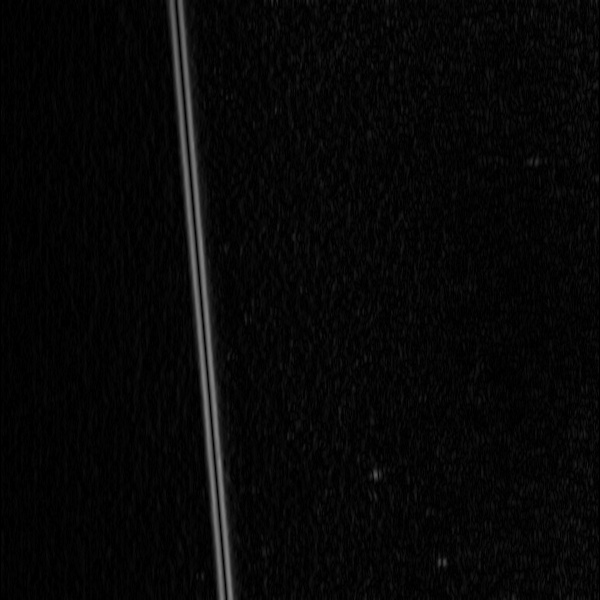
#> input picture python/XiaCiJianCe/3_sobel(x).jpg, 600 x 600 px, given as the content of the folder D:/github/Data/Paint/keli/, which was not available
$ python keli.py   (older library calls are emulated)
#> lines starting #> are read from the running program, lines starting #| are printed output that depends on the picture; after the words box and inside, x2 and y2 are one past the last pixel; in counts of white or black regions, pixels touching at a corner belong together; pictures that were not available may be replaced by others from this repository, and a replacement may not be noted
#> in main, img is the input picture: shape (600, 600, 3); min 0, max 137, mean 7.2
import cv2 as cv
import numpy as np
import os


def myFindContours(imgOriginal,binary):
    img=imgOriginal.copy()
    image,cnts, hierarchy = cv.findContours(binary, cv.RETR_TREE, cv.CHAIN_APPROX_SIMPLE)

    tmp = imgOriginal.copy()
    for cnt in cnts:
        x_max=max(cnt[:,0,0]);
        x_min=min(cnt[:,0,0]);
        y_max=max(cnt[:,0,1]);
        y_min=min(cnt[:,0,1]);

        cv.rectangle(tmp, (max(0, x_min - 10), max(0, y_min - 10)),(min(img.shape[0], x_max + 10), min(img.shape[1], y_max + 10)), (0, 0, 255), 1)
        # cv.rectangle(img,,(0,0,255),1)
        cv.imwrite("9_all_cnts.jpg", tmp)

    for cnt in cnts:
        if len(cnt)<=100 and len(cnt)>=0:

            x_max=max(cnt[:,0,0]);
            x_min=min(cnt[:,0,0]);
            y_max=max(cnt[:,0,1]);
            y_min=min(cnt[:,0,1]);
            if (x_max - x_min)*(y_max-y_min)>3200:
                continue
            print((x_max - x_min)*(y_max-y_min))

            cv.rectangle(img, (max(0, x_min - 10), max(0, y_min - 10)),(min(img.shape[0], x_max + 10), min(img.shape[1], y_max + 10)), (0, 0, 255), 1)
            # cv.rectangle(img,,(0,0,255),1)
        cv.imwrite("10_result.jpg", img)
        cv.imshow("img", np.hstack((imgOriginal, img)))
    # waitKey(0)

def mySobel(imgOriginal):
    img=cv.cvtColor(imgOriginal, cv.COLOR_BGR2GRAY);
#> img: shape (600, 600)
    # cv.imwrite("COLOR_BGR2GRAY.jpg", img)
    x=cv.Sobel(img,cv.CV_16S,1,0);
    y=cv.Sobel(img,cv.CV_16S,0,1);
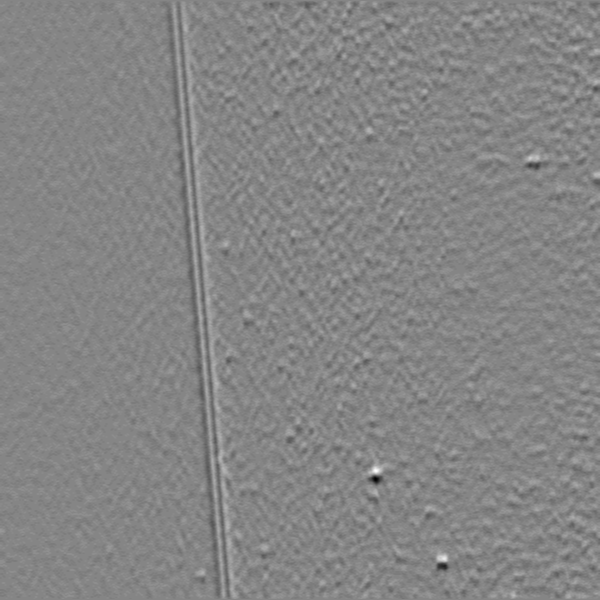
#> y: shape (600, 600) int16; min -58, max 53, mean 0; drawn with min black and max white
    absX = cv.convertScaleAbs(x)
    cv.imwrite("3_sobel(x).jpg", absX)
    absY = cv.convertScaleAbs(y)
    cv.imwrite("4_sobel(y).jpg", absY)
    dst = cv.addWeighted(absX, 1, absY, 1, 0)
    cv.imwrite("5_sobel(x)+sobel(y).jpg", dst)


    ret, binary = cv.threshold(dst, 47, 255, cv.THRESH_BINARY)
#> binary: shape (600, 600); 3.2% white; 10 white regions (6 under 20 px), largest, box (x1, y1, x2, y2) and area: (165, 0, 237, 600) 11189, (370, 467, 381, 483) 130, (442, 556, 449, 569) 60, (436, 556, 439, 567) 27

    cv.imwrite("6_binary.jpg", binary)

    kernel = np.ones((2, 2), np.uint8)
    binary = cv.erode(np.copy(binary), kernel);
#> binary: shape (600, 600); 2.4% white; 7 white regions (3 under 20 px), largest, box (x1, y1, x2, y2) and area: (166, 0, 226, 600) 4339, (178, 0, 237, 600) 4295, (371, 468, 381, 482) 97, (443, 558, 449, 569) 36
    cv.imwrite("7_erode2x2.jpg", binary)
    cv.imshow("binary1", binary)

    kernel = np.ones((50, 50), np.uint8)
    binary = cv.dilate(np.copy(binary), kernel);
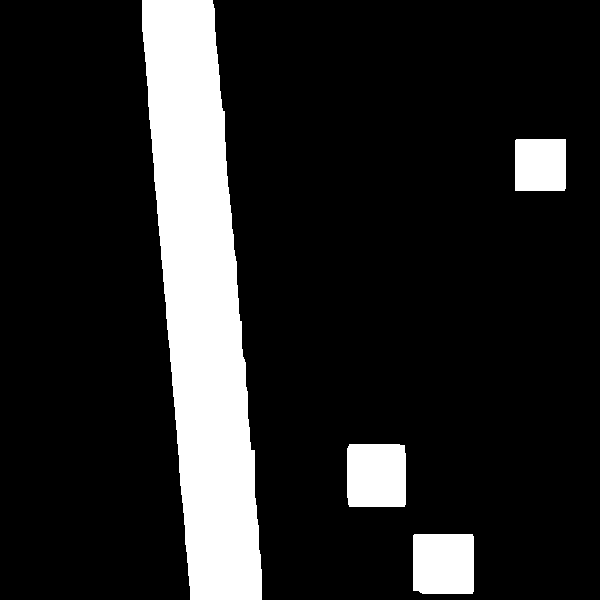
#> binary: shape (600, 600); 15.1% white; 4 white regions
    cv.imwrite("8_dilate50x50.jpg", binary)

    cv.imshow("binary", binary)
    myFindContours(np.copy(imgOriginal),np.copy(binary))
#> in myFindContours, `image,cnts, hierarchy = cv.findContours(binary, cv.RETR_TREE, cv.CHAIN..`: cnts = 4 contours; box (x1, y1, x2, y2) and area: (142, 0, 262, 600) 43554, (347, 444, 406, 507) 3566, (413, 534, 474, 594) 3516, (515, 139, 566, 191) 2548
#> the loop in myFindContours, `for cnt in cnts:` made 4 passes
#> (x_max, x_min, y_max, y_min) on passes 1 to 4: (473, 413, 593, 534), (405, 347, 506, 444), (565, 515, 190, 139), (261, 142, 599, 0)
#> after the loop in myFindContours, `for cnt in cnts:`:
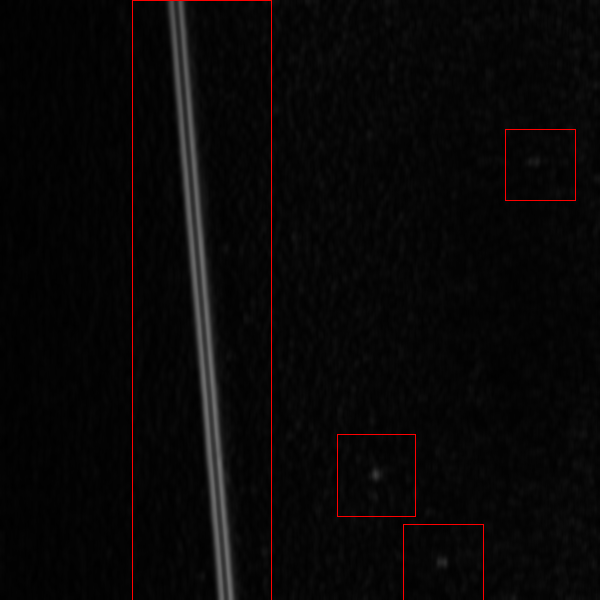
#> tmp: shape (600, 600, 3); mean of channels 0, 1, 2 7.1, 7.1, 8.7; drawn as B, G, R
#> the loop in myFindContours, `for cnt in cnts:` made 4 passes
#| 2550
#> after the loop in myFindContours, `for cnt in cnts:`:
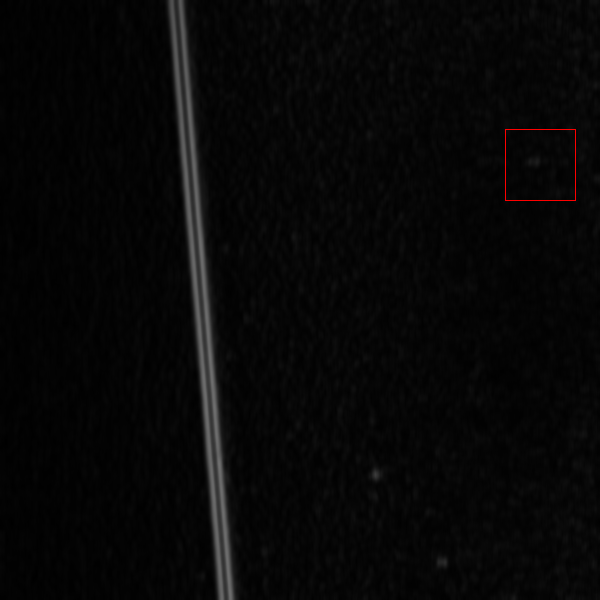
#> img: shape (600, 600, 3); mean of channels 0, 1, 2 7.2, 7.2, 7.4; drawn as B, G, R

    dist = cv.distanceTransform(binary, cv.DIST_L2, 5)
    xy = np.hstack((absX, absY,binary))
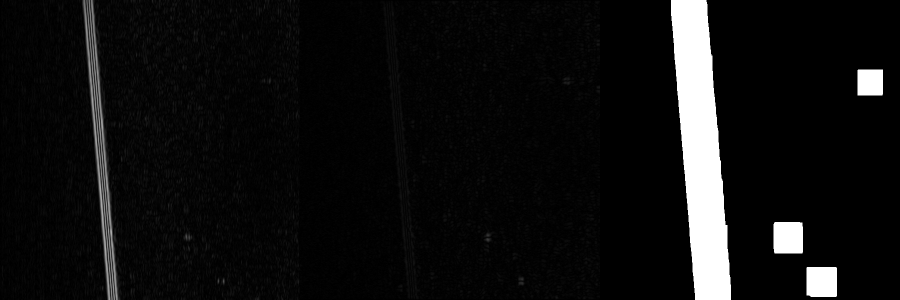
#> xy: shape (600, 1800) (shown at 1/2 size); min 0, max 255, mean 16.4
    dist=dist.astype(np.uint8)
    max_=np.max(dist)
#> max_ = 38
    print(np.max(dist))
#| 38
    for i in range(len(dist)):
        for j in range(len(dist[0])):
            dist[i][j]=int(dist[i][j]/max_*255)
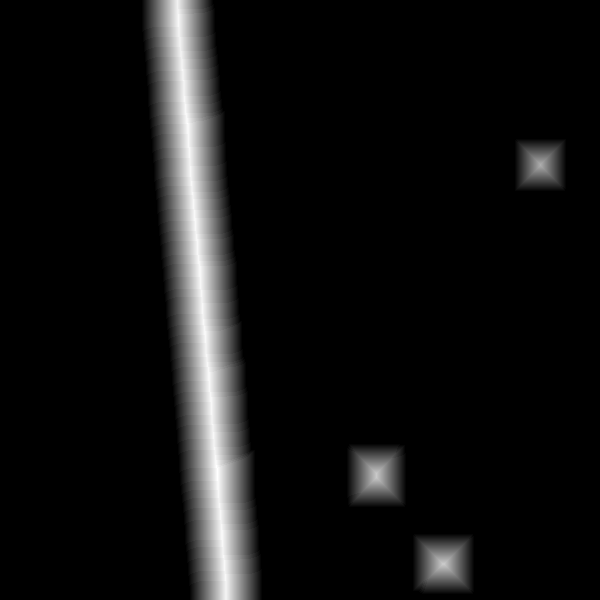
#> dist: shape (600, 600); min 0, max 255, mean 17.1
    result = np.hstack((img, dist))
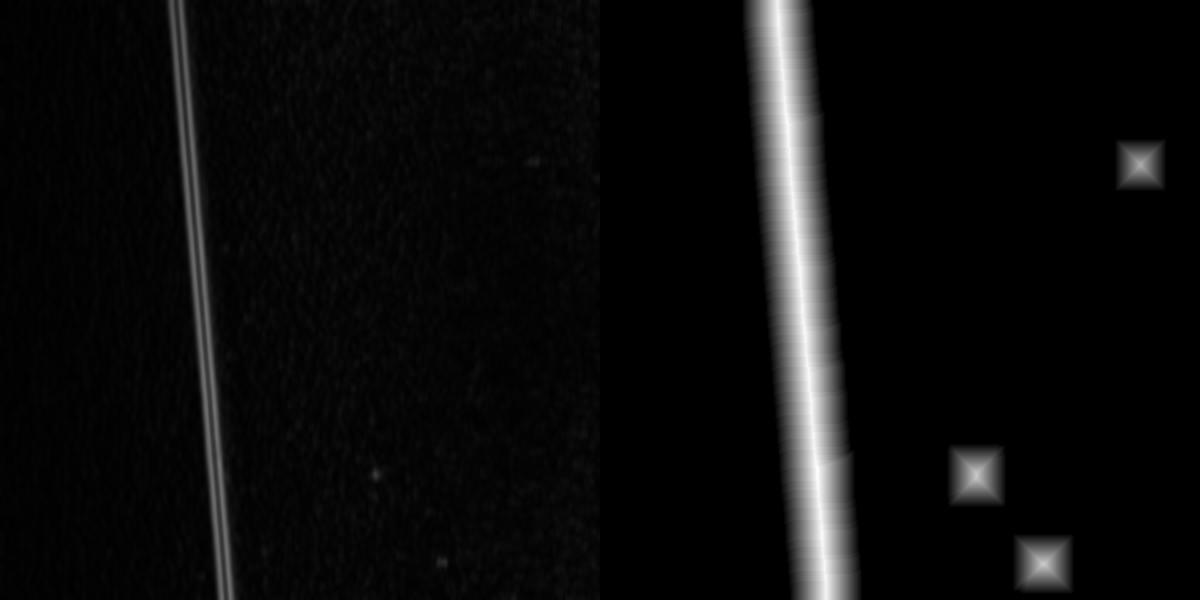
#> result: shape (600, 1200); min 0, max 255, mean 12.1
    # [6 lines of commented-out code are left out]
    cv.waitKey(0)
    cv.destroyAllWindows()

def main():
    print("hello")
    folder="D:\github\Data\Paint\keli\\";
    for filename in os.listdir(folder):
        print(filename)
        if filename.split('.')[1].lower() in ['jpg','png','bmp']:
            filename = folder+"\\"+filename
            # filename = 'D:\github\Data\Paint\keli\\test.png'
            img = cv.imread(filename);
            # img=cvtColor(img,COLOR_BGR2GRAY)
            img = cv.resize(img, (600, 600), interpolation=cv.INTER_CUBIC);
            cv.imwrite("1_600x600.jpg", img)
            # imshow("img", img)
            # waitKey(0)
            # 均值滤波
            img1 = cv.blur(img, (5, 7))
            # 中值滤波
            img2 = cv.medianBlur(img, 3)
            # 高斯滤波
            img3 = cv.GaussianBlur(img, (7, 7,), 0)
            # 拉普拉斯
            img4 = img - np.uint8(np.absolute(cv.Laplacian(img, cv.CV_16S, ksize=1)));
            # mySobel(img)
            cv.imwrite("2_blur5x7.jpg",img1)
            mySobel(img1)

if __name__=="__main__":
    print("hello")
    main()
